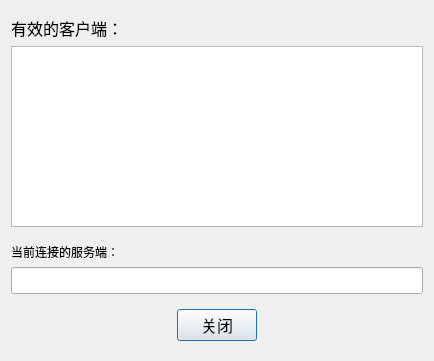
<?xml version="1.0" encoding="UTF-8"?>
<ui version="4.0">
 <class>DialogClientInfo</class>
 <widget class="QDialog" name="DialogClientInfo">
  <property name="geometry">
   <rect>
    <x>0</x>
    <y>0</y>
    <width>434</width>
    <height>361</height>
   </rect>
  </property>
  <property name="windowTitle">
   <string>Dialog</string>
  </property>
  <layout class="QVBoxLayout" name="verticalLayout">
   <item>
    <spacer name="verticalSpacer">
     <property name="orientation">
      <enum>Qt::Vertical</enum>
     </property>
     <property name="sizeHint" stdset="0">
      <size>
       <width>20</width>
       <height>15</height>
      </size>
     </property>
    </spacer>
   </item>
   <item>
    <widget class="QLabel" name="label">
     <property name="font">
      <font>
       <family>Consolas</family>
       <pointsize>12</pointsize>
      </font>
     </property>
     <property name="text">
      <string>有效的客户端：</string>
     </property>
    </widget>
   </item>
   <item>
    <widget class="QTextBrowser" name="text1">
     <property name="font">
      <font>
       <family>Consolas</family>
       <pointsize>12</pointsize>
      </font>
     </property>
    </widget>
   </item>
   <item>
    <spacer name="verticalSpacer_2">
     <property name="orientation">
      <enum>Qt::Vertical</enum>
     </property>
     <property name="sizeHint" stdset="0">
      <size>
       <width>20</width>
       <height>20</height>
      </size>
     </property>
    </spacer>
   </item>
   <item>
    <widget class="QLabel" name="label_2">
     <property name="text">
      <string>当前连接的服务端：</string>
     </property>
    </widget>
   </item>
   <item>
    <widget class="QLineEdit" name="text2">
     <property name="font">
      <font>
       <family>Consolas</family>
       <pointsize>12</pointsize>
      </font>
     </property>
    </widget>
   </item>
   <item>
    <widget class="QWidget" name="widget" native="true">
     <layout class="QHBoxLayout" name="horizontalLayout">
      <item>
       <spacer name="horizontalSpacer">
        <property name="orientation">
         <enum>Qt::Horizontal</enum>
        </property>
        <property name="sizeHint" stdset="0">
         <size>
          <width>40</width>
          <height>20</height>
         </size>
        </property>
       </spacer>
      </item>
      <item>
       <widget class="QPushButton" name="pushButton">
        <property name="font">
         <font>
          <family>Consolas</family>
          <pointsize>12</pointsize>
         </font>
        </property>
        <property name="text">
         <string>关闭</string>
        </property>
       </widget>
      </item>
      <item>
       <spacer name="horizontalSpacer_2">
        <property name="orientation">
         <enum>Qt::Horizontal</enum>
        </property>
        <property name="sizeHint" stdset="0">
         <size>
          <width>40</width>
          <height>20</height>
         </size>
        </property>
       </spacer>
      </item>
     </layout>
    </widget>
   </item>
  </layout>
 </widget>
 <resources/>
 <connections/>
</ui>
